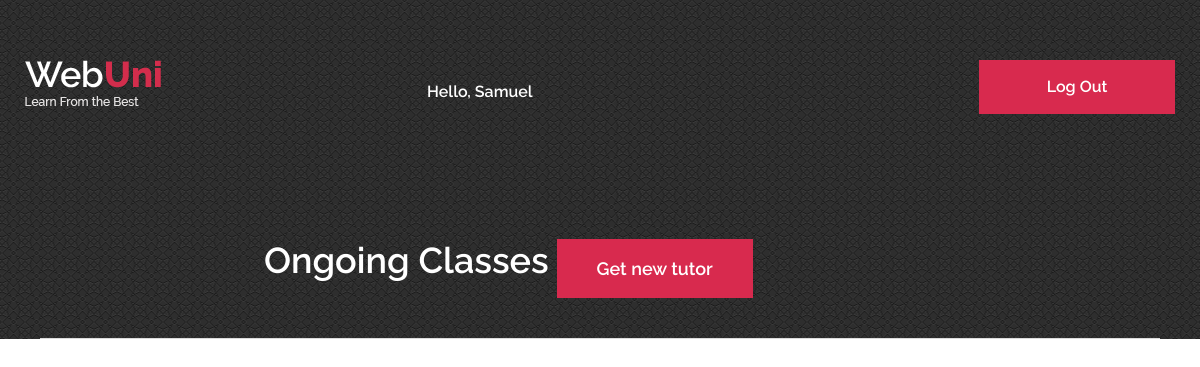
The page /students (signed in) on the database as committed earlier.
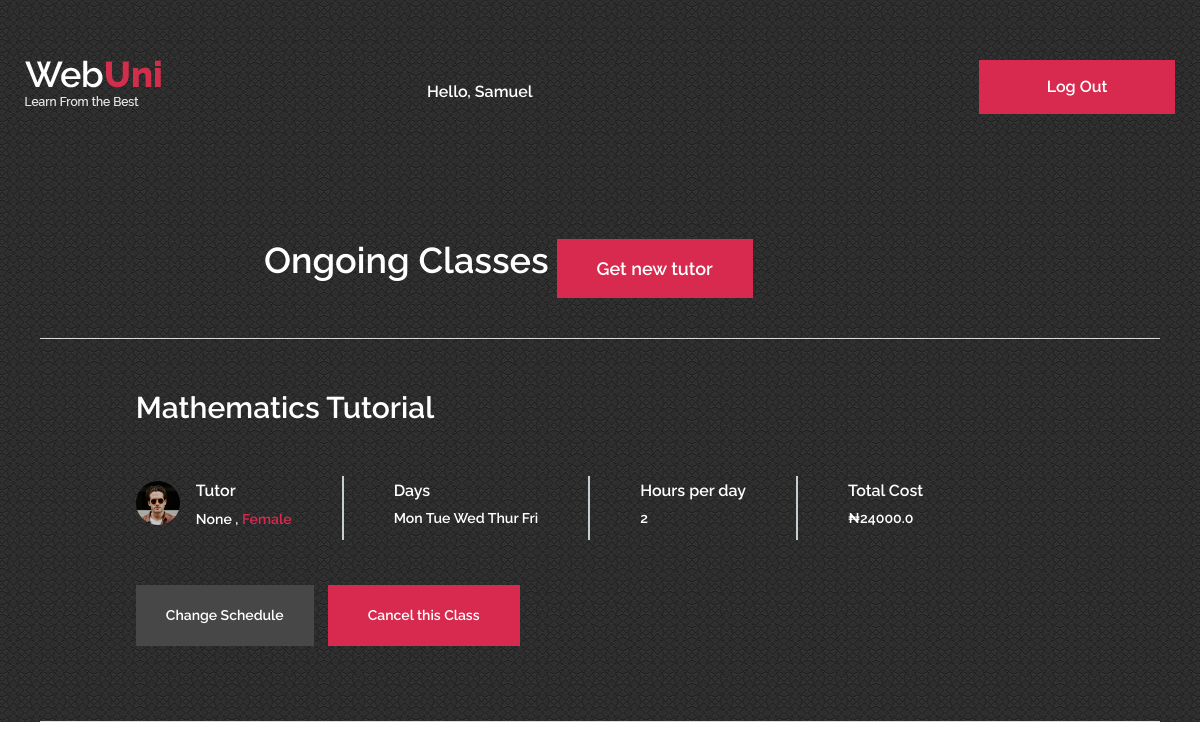
The same page on the database as committed later.
### tables this page shows
CREATE TABLE "schedule" (
	"id"	INTEGER NOT NULL,
	"user_id"	INTEGER NOT NULL,
	"days_of_week"	TEXT NOT NULL,
	"start_date"	TEXT,
	"duration"	INTEGER NOT NULL,
	"hours_per_day"	INTEGER NOT NULL,
	"total"	REAL NOT NULL,
	"tutor_name"	TEXT,
	"subject"	TEXT,
	"tutor_gender"	TEXT,
	PRIMARY KEY("id")
);

### application.py (the view, shortened to what this page needs)
@app.route("/students", methods=["GET", "POST"])
@login_required
def students():
    if request.method == "GET":
        user=session['user_id']
        row = db.execute("SELECT * FROM schedule WHERE user_id = :user", user=user)
        return render_template("students.html", subjects = row)

### application.py (called while the page is built)
@app.after_request
def after_request(response):
    response.headers["Cache-Control"] = "no-cache, no-store, must-revalidate"
    response.headers["Expires"] = 0
    response.headers["Pragma"] = "no-cache"
    return response

### helpers.py (called while the page is built)
def login_required(f):
    @wraps(f)
    def decorated_function(*args, **kwargs):
        if session.get("user_id") is None:
            return redirect("/login")
        return f(*args, **kwargs)
    return decorated_function

### templates/students.html (shortened to what this page needs)
{% extends "layout.html" %}
{% block main %}
<section class="std set-bg" data-setbg="static/img/grey.png">
	<div class="container">
		<div class="container" style="padding-top:0%;">
			<br>
			<div class="site-breadcrumb  text-white row">
				<h2 class="text-center">Ongoing Classes</h2>
				<div class=" w-5 p-1"></div>
				<div class="text-center">
					<a href="/schedule" class="w-8 p-3 site-btn " >Get new tutor</a>
				</div>
			</div>
			<br><hr style="background-color: whitesmoke">
			{% for subject in subjects %}
			<div class="course-meta-area text-white">
				<div class="row">
					<div class="col-lg-10 offset-lg-1">
						<h3>{{subject['subject']}} Tutorial</h3>
						<div class="course-metas">
							<div class="course-meta">
								<div class="course-author">
									<div class="ca-pic set-bg" data-setbg="static/img/tutors/2.jpg"></div>
									<h6>Tutor</h6>
									<p>{{subject['tutor_name']}} , <span>{{subject['tutor_gender']}} </span></p>
								</div>
							</div>
							<div class="course-meta">
								<div class="cm-info">
									<h6>Days</h6>
									<p>
										{{subject['days_of_week'] }} </p>
								</div>
							</div>
							<div class="course-meta">
									<div class="cm-info">
										<h6>Hours per day</h6>
										<p>{{subject['hours_per_day']}} </p>
									</div>
								</div>
							<div class="course-meta">
								<div class="cm-info">
									<h6>Total Cost </h6>
									<p>₦{{subject["total"]}} <span class="rating">
									</p>
								</div>
							</div>
						</div>
						<div class="site-btn price-btn">Change Schedule</div>
						<div class="site-btn buy-btn">Cancel this Class</divref="#">
						</div>
					</div>
				</div>
			</div>
			<br><hr style="background-color: whitesmoke">
			{% endfor %}
</section>
{% endblock %}

### templates/layout.html (shortened to what this page needs)
<!DOCTYPE html>
<html lang="en">
<head>
	<link rel="stylesheet" href="static/css/bootstrap.min.css" />
	<link rel="stylesheet" href="static/css/font-awesome.min.css" />
	<link rel="stylesheet" href="static/css/owl.carousel.css" />
	<link rel="stylesheet" href="static/css/style.css" />
</head>
<body>
	<header class="header-section">
		<div class="container">
			<div class="row">
				<div class="col-lg-3 col-md-3">
					<div class="site-logo">
						<img src="static/img/logo.png" alt="">
					</div>
				</div>
				<div class="col-lg-9 col-md-9">
					{% if session.user_id %}
					<a href="/login" class="site-btn header-btn">Log Out</a>
					<nav class="main-menu">
						<ul>
							<li><a href="/index"></a></li>
							<li class=" btn"><a class="nav-link" href="#">
									<span>
										Hello, {{session['firstname']}} {{session['lastname']}}	</span></a></li>
						</ul>
					</nav>
					{% else %}
					<a href="/register" class="site-btn header-btn">Register</a>
					<nav class="main-menu">
					</nav>
					{% endif %}
				</div>
			</div>
		</div>
	</header>
	{% block main %}
	{% endblock %}
	</body>
</html>

### static/css/style.css (style rules this page uses)
html, body { height: 100%; font-family: 'Raleway', sans-serif; -webkit-font-smoothing: antialiased; font-smoothing: antialiased; }
h1, h2, h3, h4, h5, h6 { margin: 0; font-weight: 600; color: #474747; }
h2 { font-size: 36px; }
h3 { font-size: 30px; }
h6 { font-size: 16px; }
p { font-size: 14.1px; color: #878787; line-height: 2.2; font-weight: 500; }
img { max-width: 100%; }
::placeholder { font-style: italic; }
ul, ol { padding: 0; margin: 0; }
.set-bg { background-repeat: no-repeat; background-size: cover; background-position: top center; }
.text-white h1, .text-white h2, .text-white h3, .text-white h4, .text-white h5, .text-white h6, .text-white p, .text-white span, .text-white li, .text-white a { color: #fff; }
.site-btn { display: inline-block; min-width: 196px; text-align: center; border: none; padding: 15px 10px; font-weight: 600; font-size: 16px; position: relative; color: #fff; cursor: pointer; background: #d82a4e; }
.header-section { position: absolute; width: 100%; top: 0; left: 0; padding-top: 60px; }
.site-logo { display: inline-block; }
.main-menu ul { list-style: none; }
.main-menu ul li { display: inline; }
.main-menu ul li a { display: inline-block; font-size: 16px; color: #fff; margin-left: 45px; font-weight: 600; padding: 20px 0 5px; }
.header-btn { float: right; margin-right: 0; }
.site-breadcrumb { padding-top: 215px; margin-left: 20%; }
.site-breadcrumb a, .site-breadcrumb span { display: inline-block; margin-right: 10px; padding-right: 10px; font-weight: 600; font-size: 18px; }
.site-breadcrumb a { color: #fff; position: relative; }
.course-meta-area { padding: 35px 0; border:black 5px; }
.course-metas { padding-top: 50px; margin-bottom: 45px; display: table; }
.course-meta { display: table-cell; height: 100%; border-right: 2px solid #c5ced0; padding: 5px 50px; }
.course-meta:nth-child(1) { padding-left: 0; }
.course-meta:nth-child(4) { padding-right: 0; border-right: none; }
.course-meta p { margin-bottom: 0; }
.course-meta .course-author .ca-pic { width: 44px; height: 44px; border-radius: 50%; float: left; }
.course-meta .course-author h6 { padding-left: 60px; }
.course-meta .course-author p { padding-left: 60px; margin-bottom: 0; padding-top: 4px; font-weight: 600; }
.course-meta .course-author p span { color: #d82a4e; }
.course-meta .cm-info h6 { margin-bottom: 3px; }
.course-meta .cm-info p { font-weight: 600; }
.course-meta .rating { padding-left: 15px; font-size: 12px; }
.course-meta-area .site-btn { min-width: auto; font-size: 14px; }
.course-meta-area .price-btn { padding: 20px 30px; background: #474747; margin-right: 10px; }
.course-meta-area .buy-btn { padding: 20px 40px; }
@media (min-width: 1200px) { .container { max-width: 1180px; } }
.std { background-repeat: repeat; background-size: auto !important; }

Rows that differ between the two databases and show on the page:
now on this page (row edited): schedule: subject "Mathematics", tutor_name "None", tutor_gender "Female", days_of_week "Mon Tue Wed Thur Fri", hours_per_day "2", total "24000.0"
